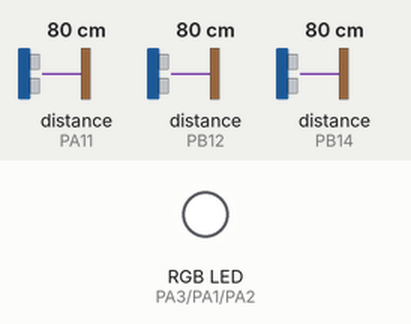
This sketch was run on a simulated STM32 Blue Pill. Parts: an RGB LED mixed from three pins (HIGH = lit). Wiring (inferred from the names in the program): 3 × ultrasonic range finder: trigger PA12, echo PA11 / trigger PB13, echo PB12 / trigger PB15, echo PB14. The test bench sets the inputs (shaded band); at power-on: distance to the obstacle (sensors on PB12, PB14, PA11) 80 cm. The echo pulse lasts 58.3 µs per cm; pins used as bus, display or sensor lines are not drawn; what the sketch prints to the serial monitor is not drawn.

Above: at 1.8 s.
1.9 s: distance to the obstacle (sensor on PB12) set to 12 cm
3.4 s: distance to the obstacle (sensor on PB12) set to 9 cm
At 4.4 s:
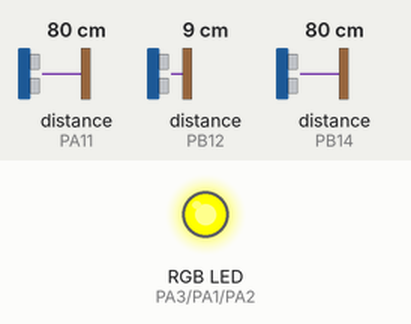
5.5 s: distance to the obstacle (sensor on PB14) set to 12 cm
7.2 s: distance to the obstacle (sensor on PB14) set to 9 cm
At 8.7 s:
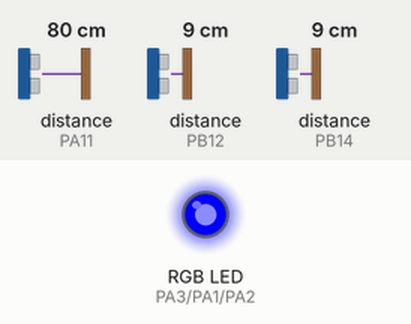
9.5 s: distance to the obstacle (sensor on PA11) set to 12 cm
11.3 s: distance to the obstacle (sensor on PA11) set to 9 cm
At 13.5 s:
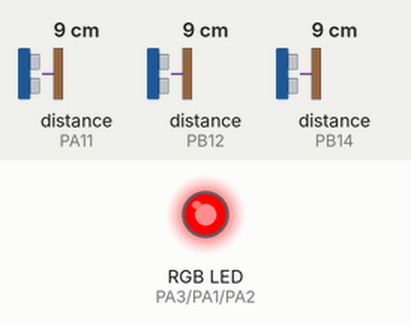
Timing chart, 0 to 14.6 s (numbered marks = the images above; inputs shaded):
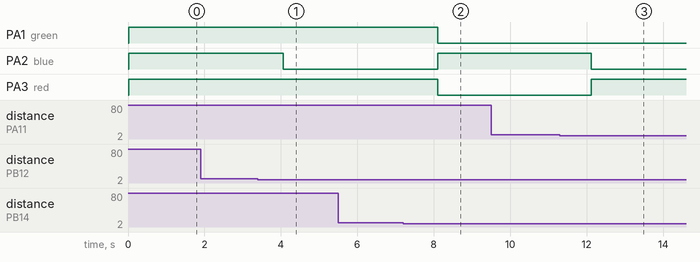

Measured:
- the behaviour switches between 11 and 10 cm on distance to the obstacle (sensor on PB12) (found by bisection; images 0 and 1)
- the behaviour switches between 11 and 10 cm on distance to the obstacle (sensor on PB14) (found by bisection; images 1 and 2)
- the behaviour switches between 11 and 10 cm on distance to the obstacle (sensor on PA11) (found by bisection; images 2 and 3)
- after the input at 1.9 s, every drawn part: stays the same
- after the input at 3.4 s, PA2 (blue): HIGH → LOW after 0.67 s
- after the input at 5.5 s, every drawn part: stays the same
- after the input at 7.2 s, PA1 (green), PA3 (red): HIGH → LOW after 0.90 s; PA2 (blue): LOW → HIGH after 0.90 s
- after the input at 9.5 s, every drawn part: stays the same
- after the input at 11.3 s, PA2 (blue): HIGH → LOW after 0.82 s; PA3 (red): LOW → HIGH after 0.82 s

The sketch:

ultrasonic_rgb.ino
```cpp
#define echoPin1 PB12 // attach pin D2 Arduino to pin Echo of HC-SR04
#define trigPin1 PB13 //attach pin D3 Arduino to pin Trig of HC-SR04
#define echoPin2 PB14 // attach pin D2 Arduino to pin Echo of HC-SR04
#define trigPin2 PB15
#define echoPin3 PA11 // attach pin D2 Arduino to pin Echo of HC-SR04
#define trigPin3 PA12
#define red PA3
#define blue PA2
#define green PA1

// defines variables
long duration; // variable for the duration of sound wave travel
int distance; // variable for the distance measurement

void setup() {
  pinMode(trigPin1, OUTPUT); // Sets the trigPin as an OUTPUT
  pinMode(echoPin1, INPUT); // Sets the echoPin as an INPUT
    pinMode(trigPin2, OUTPUT); // Sets the trigPin as an OUTPUT
  pinMode(echoPin2, INPUT); // Sets the echoPin as an INPUT
    pinMode(trigPin3, OUTPUT); // Sets the trigPin as an OUTPUT
  pinMode(echoPin3, INPUT); // Sets the echoPin as an INPUT
  pinMode(red , OUTPUT);
  pinMode(blue , OUTPUT);
  pinMode(green , OUTPUT);
  Serial.begin(9600); // // Serial Communication is starting with 9600 of baudrate speed
  Serial.println("Ultrasonic Sensor HC-SR04 Test"); // print some text in Serial Monitor
  Serial.println("with Arduino UNO R3");
}
void loop() {
  // put your main code here, to run repeatedly:
  int C = (utrs(trigPin2,echoPin2));

  int L = (utrs(trigPin1,echoPin1));

  int R = (utrs(trigPin3,echoPin3));

  if (C==0 && L==0 && R==0){
  analogWrite(red, 65535);
  analogWrite(green, 0);
  analogWrite(blue, 0);
  }
  else if (C==0 && L==0 && R==1){
  analogWrite(red, 0);
  analogWrite(green, 0);
  analogWrite(blue, 65535);
  }
  if (C==0 && L==1 && R==0){
  analogWrite(red, 0);
  analogWrite(green, 65535);
  analogWrite(blue, 0);
  }
  if (C==0 && L==1 && R==1){
  analogWrite(red, 65535);
  analogWrite(green, 49344);
  analogWrite(blue, 52535);
  }
if (C==1 && L==0 && R==0){
  analogWrite(red, 65535);
  analogWrite(green, 17733);
  analogWrite(blue, 0);
  }
  if (C==1 && L==0 && R==1){
  analogWrite(red, 65535);
  analogWrite(green, 60138);
  analogWrite(blue, 0);
  }
  if (C==1 && L==1 && R==0){
  analogWrite(red, 61166);
  analogWrite(green, 33410);
  analogWrite(blue, 61166);
  }
  if (C==1 && L==1 && R==1){
  analogWrite(red, 65535);
  analogWrite(green, 65535);
  analogWrite(blue, 65535);
  }


  delay(1000);
}

int utrs(int tpi, int epi){
  digitalWrite(tpi, LOW);
  delayMicroseconds(2);
  // Sets the trigPin HIGH (ACTIVE) for 10 microseconds
  digitalWrite(tpi, HIGH);
  delayMicroseconds(10);
  digitalWrite(tpi, LOW);
  // Reads the echoPin, returns the sound wave travel time in microseconds
  duration = pulseIn(epi, HIGH);
  // Calculating the distance
  distance = duration * 0.034 / 2; // Speed of sound wave divided by 2 (go and back)
  //return(distance);
  if (distance>=10 && distance<=350)
    return(1);
  else
    return(0);
  }
```
